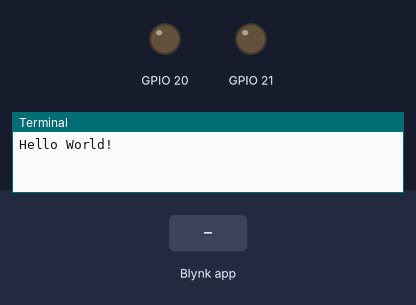
Recording of a program running on a simulated Raspberry Pi (BCM pin numbers). Shown: output pins drawn as LEDs (lit = HIGH), the last lines printed to the terminal. The inputs (shaded band) are chosen by the test bench.

Above: at 1.2 s.
1.3 s: Blynk app writes 1 to V1
At 2.2 s:
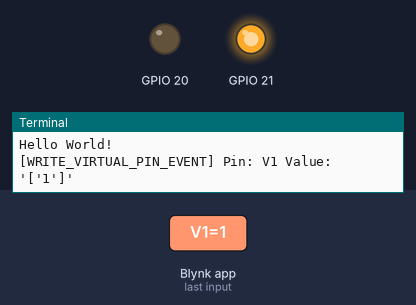
2.8 s: Blynk app writes 1 to V2
At 3.3 s:
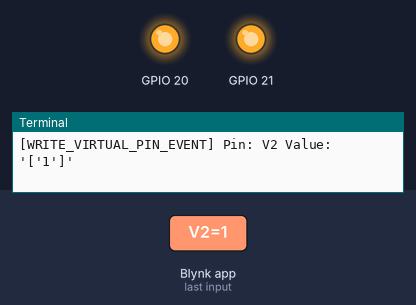
4.3 s: Blynk app writes 0 to V1
At 5.5 s:
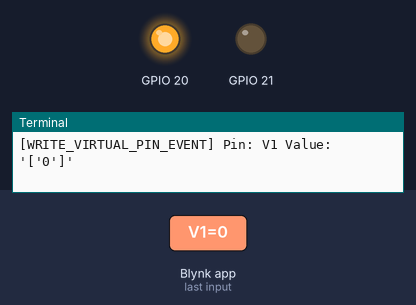
5.8 s: Blynk app writes 0 to V2
At 6.9 s:
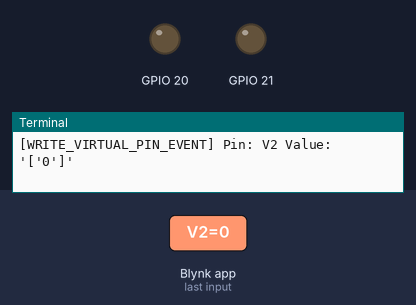
Timing chart, 0 to 8.3 s (numbered marks = the images above; inputs shaded):
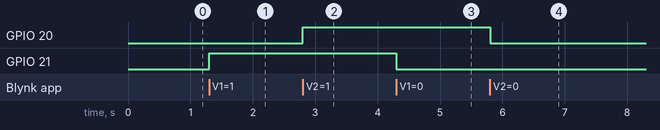

The program:

blynk_python_GPIO_v2.0.0.py
```python
"""
* blynk GPIO 제어 프로그램
* 수정 : 2019. 07. 19
* 제작 : eleparts 부설연구소
* SW ver. 2.0.0

2.0.0 변경사항
> blynk.io 홈페이지에 업로드된 라이브러리로 대체되었습니다.
>기존 버전은 old_version 디렉터리로 이동됨

기반 코드 및 필수 라이브러리 - blynk / python (Blynk Python Library V0.2.4)
https://github.com/blynkkk/lib-python
"""

import blynklib
import blynktimer
import RPi.GPIO as GPIO

#이메일로 받은 토큰을 여기에 추가
BLYNK_AUTH = 'YourAuthToken'


# Initialize Blynk
blynk = blynklib.Blynk(BLYNK_AUTH)

# Create BlynkTimer Instance
timer = blynktimer.Timer()

# GPIO set
GPIO.setmode(GPIO.BCM)
GPIO.setup(21,GPIO.OUT)
GPIO.setup(20,GPIO.OUT)
GPIO.setup(16,GPIO.IN, GPIO.PUD_DOWN)

WRITE_EVENT_PRINT_MSG = "[WRITE_VIRTUAL_PIN_EVENT] Pin: V{} Value: '{}'"
READ_PRINT_MSG = "[READ_VIRTUAL_PIN_EVENT] Pin: V{}"


# Register Virtual Pins
# blynk앱에서 버튼 누를경우 동작 - write (Virtual Pins 1)
@blynk.handle_event('write V1')
def write_virtual_pin_handler(pin, value):
    print(WRITE_EVENT_PRINT_MSG.format(pin,value))

    if(value == ['1']):
        GPIO.output(21, 1)
    else:
        GPIO.output(21, 0)

# blynk앱에서 버튼 누를경우 동작 - write (Virtual Pins 2)
@blynk.handle_event('write V2')
def write_virtual_pin_handler(pin, value):
    print(WRITE_EVENT_PRINT_MSG.format(pin,value))

    if(value == ['1']):
        GPIO.output(20, 1)
    else:
        GPIO.output(20, 0)


# blynk앱에서 주기적으로 호출하도록 설정 - Read (Virtual Pins 3)
@blynk.handle_event('read V3')
def read_virtual_pin_handler(pin):

    SW = GPIO.input(16)

    try:
        if(SW != read_virtual_pin_handler.lastSW):
            print(READ_PRINT_MSG.format(pin))
            print("SW GPIO value : %d "% (SW))

            if(SW):
                blynk.virtual_write(3, " ON")
                read_virtual_pin_handler.lastSW = SW

            else:
                blynk.virtual_write(3, "OFF")
                read_virtual_pin_handler.lastSW = SW

    # 최초 1회 - 스위치 기존 value값 저장용 변수 선언
    except AttributeError:
        read_virtual_pin_handler.lastSW = False


# Add Timers
# timer : 설정해 둔 시간마다 실행됨
@timer.register(interval=1, run_once=True) # 최초 1회, 1초후 실행
def hello_world():
    print("Hello World!")


@timer.register(interval=2, run_once=False) # 2초마다 반복실행
def my_user_task():

    try:
        if(my_user_task.LED_flag):
            blynk.virtual_write(4, 255)   # Vpin =  V4, value = 255
            my_user_task.LED_flag = False
            #print("V4 LED ON")
        else:
            blynk.virtual_write(4, 0)     # Vpin =  V4, value = 0
            my_user_task.LED_flag = True
            #print("V4 LED OFF")

    # 최초 1회 변수 선언
    except AttributeError:
        my_user_task.LED_flag = True
        blynk.virtual_write(4, 255)
        #print("V4 LED ON")


# Start Blynk, Start timer
while True:
    blynk.run()
    timer.run()
```

Measured:
- after the input at 1.3 s, GPIO 21: LOW → HIGH at once
- after the input at 2.8 s, GPIO 20: LOW → HIGH at once
- after the input at 4.3 s, GPIO 21: HIGH → LOW at once
- after the input at 5.8 s, GPIO 20: HIGH → LOW at once
